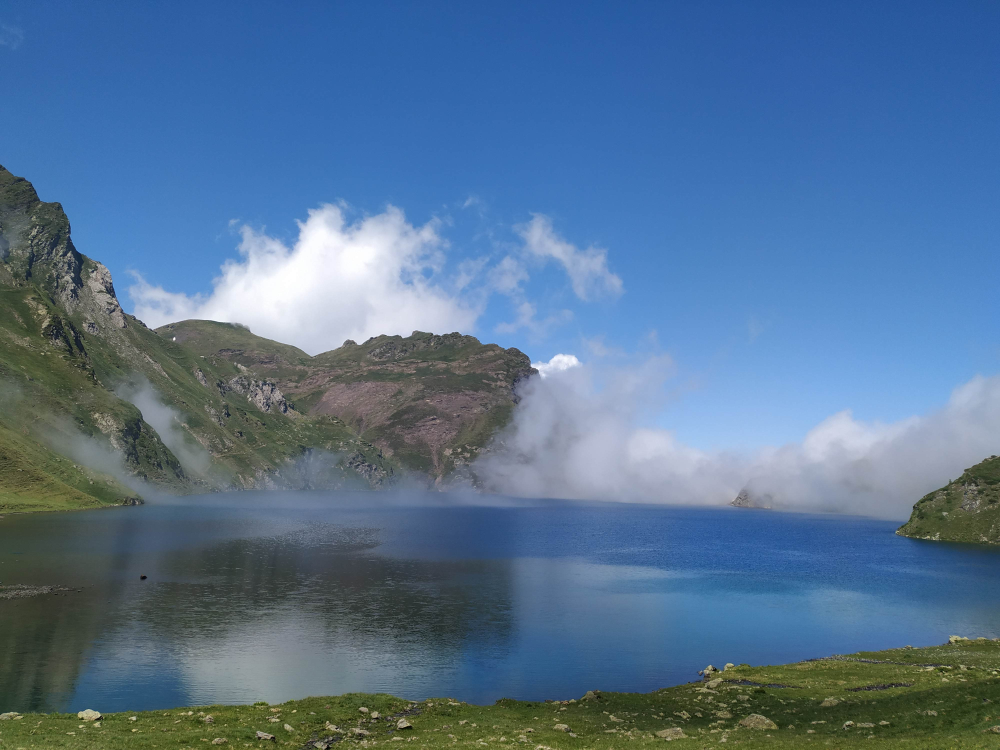
#> input picture landscape.bmp, 4000 x 3000 px (shown at 1/4 size)
$ jupyter execute --allow-errors TP_3.ipynb
#> lines starting #> are read from the running program, lines starting #| are printed output that depends on the picture
# Image Deconvolution with Regularization

This numerical tour explores the use of
Sobolev and TV regularizations to perform image deconvolution.

## Imports

[cell 1]
import numpy as np
import matplotlib.pyplot as plt
from PIL import Image
plt.gray()

# seeding the code makes the results reproducible
# change the seed to get new realizations of numpy random variables
np.random.seed(33)

## The setting

This tour focuses on the deconvolution problem. We have a blurry and noisy measurement:
$$y=\Phi f_0 + w = f_0 \star h + w$$
where $h$ is the filter (low pass) and $w$ white Gaussian noise.

We consider variational deconvolution methods, that look for:
 $$f^\star \in \text{argmin}_f \frac{1}{2}\|y-\Phi f\|^2 + \lambda J(f)$$
where $J(f)$ is a prior energy.

In this tour we will consider a simple L2 prior (the image is assumed to have a bounded energy), a Sobolev prior
(the image is uniformly smooth) and an approximate total variation prior (the
image has edges of bounded perimeter).

Note that the parameter $\lambda$ should be carefully chosen to fit the
noise level.

## Image Blurring

Deconvolution corresponds to removing a blur from an image.
We use here a Gaussian blur.

First we load the image.

[cell 2]
# Download any image you want and put it in the same directory as this script, in the bmp format: 'name_of_image.bmp'
f0 = Image.open('landscape.bmp') # Change the name if needed
#> f0 is the input picture: PIL image 4000x3000 RGB; mean R, G, B 84.7, 115, 146.4

n = 256
f0 = f0.resize((n, n)) # Resize image
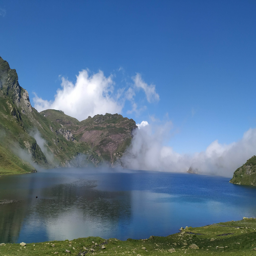
#> f0: PIL image 256x256 RGB; mean R, G, B 84.7, 115, 146.4

f0 = f0.convert('L') # Image to grayscale
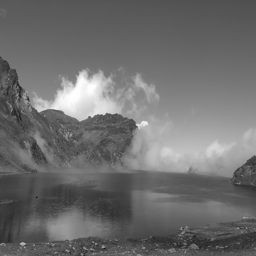
#> f0: PIL image 256x256 L; min 19, max 255, mean 109.5
f0 = np.array(f0) # Convert to numpy array
f0 = f0 / f0.max() # Values are now in [0, 1]
#> f0: shape (256, 256) float64

plt.axis('off')
plt.imshow(f0); # Display image

We build a convolution kernel.
Since we are going to use Fourier to compute the convolution,
we set the center of the kernel in the (1,1) pixel location.

[cell 3]
# Grid
x = np.concatenate((np.arange(0, n // 2), np.arange(-n // 2, 0)))
[Y, X] = np.meshgrid(x, x)

print('X = ', X)
print('Y = ', Y)

# Kernel h
s = 3
h = np.exp((-X ** 2 -Y ** 2) / (2 * s ** 2))
h /= sum(h.flatten())

We assign a name to the Fourier transform $\hat h$ (which should be real because of symmetry).

[cell 4]
hF = np.real(np.fft.fft2(h))

Display the kernel and its transform.
We use `fftshift` to center the filter for display.

[cell 5]
plt.subplot(1, 2, 1)
plt.axis('off')
plt.title('Filter')
plt.imshow(np.fft.fftshift(h))

plt.subplot(1, 2, 2)
plt.axis('off')
plt.title('Fourier transform')
plt.imshow(np.fft.fftshift(hF))

plt.show()
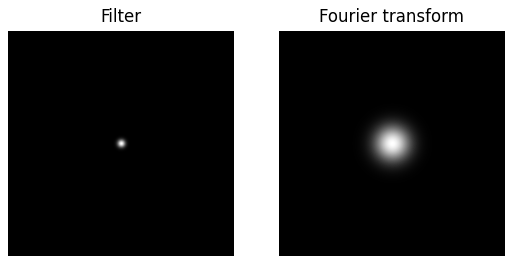
#> figure drawn by matplotlib, 2 panels

We use this short hand for the filtering.
Note that this is a symmetric operator.

[cell 6]
Phi = lambda x, h: np.real(np.fft.ifft2(np.fft.fft2(x) * np.fft.fft2(h)))

We use `Phi`, and NumPy's `random` module to compute $y = \Phi f_0 + w$.

[cell 7]
sigma = .02
y = Phi(f0, h) + np.random.randn(n,n) * sigma
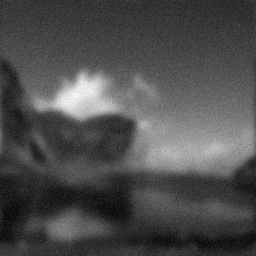
#> y: shape (256, 256) float64; min 0.162, max 1.04, mean 0.429; drawn with min black and max white

Display.

[cell 8]
snr = lambda x, y: 20 * np.log10(np.linalg.norm(x) / np.linalg.norm(x - y))

[cell 9]
plt.title('Observation, SNR={:.2f} dB'.format(snr(f0, y)))
plt.axis('off')
plt.imshow(y)
plt.show()

## Deconvolution with L2 Regularization

Deconvolution without regularization is obtained by dividing the Fourier transform of $y$ by $\hat h$:
 $$f^\star(\omega) = \frac{\hat y(\omega)}{\hat h(\omega)} = \hat f_0(\omega) + \hat w(\omega)/{\hat h(\omega)}.$$
Unfortunately this creates an explosion of the Noise. To avoid this explosion, we add a simple L2 regularization:
 $$f^{\star} = \text{argmin}_f \: \|y-\Phi f\|^2 + \lambda \|f\|^2.$$
Since the filtering is diagonalized over Fourier, the solution in the Fourier domain reads
 $$\hat f^\star_k(\omega) = \frac{\hat y_k(\omega) \overline{\hat h_k(\omega)}}{ |\hat h_k(\omega)|^2 + \lambda }.$$

Fourier transform of the observation:

[cell 10]
yF = np.fft.fft2(y)

We set a value for the regularization parameter:

[cell 11]
Lambda = 0.02

**Question 1:** Compute $f^\star$ and display the deconvoluted image and its SNR.

[cell 12]
fF = ...
f = ...
#> (the rest of this cell did not finish here and is left out)

**Question 2:** Plot the SNR for $\lambda\le 0.05$. Display the deconvoluted image obtained with the best $\lambda$.

[cell 13]
Lambdas = np.linspace(0.001, 0.05)
def deconvolve_L2(Lambda):
    ...
#> (the rest of this cell did not finish here and is left out)

[cell 14]
...

## Deconvolution via Sobolev Regularization

L2 regularization did not perform any denoising. To remove some noise, we
can penalize high frequencies using Sobolev regularization. The Sobolev prior reads (note the conversion from spatial domain to Fourier domain)
 $$J(f) = \sum_x \|\nabla f(x)\|^2 = \sum_{\omega} S(\omega) \|\hat f(\omega)\|^2 $$
where $S(\omega)=\|\omega\|^2$.

Since this prior can be written over the Fourier domain, one can compute
the solution to the deblurring with Sobolev prior simply with the Fourier
coefficients:
 $$\hat f^\star(\omega) = \frac{\hat y(\omega) \overline{\hat h(\omega)}}{ \|\hat h(\omega)\|^2 + \lambda S(\omega) }$$

Recall we have a grid $X, Y$. We compute the Sobolev regularization (rescaled between 0 and 1):

[cell 15]
S = (X ** 2 + Y ** 2) * (2 / n) ** 2

**Question 3:** Again, find the optimal Lambda for this method and display the best deconvoluted image.

[cell 16]
def deconvolve_sobolev(Lambda):
    ...

Lambdas = np.linspace(0.001, 1.)
#> (the rest of this cell did not finish here and is left out)

[cell 17]
...

## Deconvolution by Total Variation Regularization

Sobolev regularization denoises but also tends to blur the
edges, thus leading to poor results on cartoon images.

The TV prior is able to better reconstruct sharp edges. It reads:
 $$J(f) = \sum_x \| \nabla f(x)\|$$

With respect to the Sobolev energy, it simply corresponds to taking
the L1 norm instead of the L2 norm, thus dropping the square in the
functional.

Unfortunately, the TV functional $J(f)$ is not a smooth function of the image
$f$. It thus requires the use of advanced convex optimization methods to
be minimized for regularization.

An alternative is to replace the absolute value by a smooth absolute value.
The smoothed TV norm reads:
 $$J(f) = \sum_x \sqrt{\|\nabla f(x)\|^2+\varepsilon^2}$$

When $\varepsilon$ gets close to zero, the smoothed energy becomes closer to
the original total variation, but the optimization becomes more
difficult. When $\varepsilon$ becomes large, the smoothed energy becomes
closer to the Sobolev energy, thus blurring the edges.

Unfortunately, this prior is non-quadratic, and cannot be expressed over
the Fourier domain. One thus needs to use an iterative scheme such as a
gradient descent to approximate the solution.

An iteration of the gradient descent reads:
 $$f^{(k+1)} = f^{(k)} - \tau \left( h \star (h \star f^{(k)} - y) +  \lambda \text{Grad} J(f^{(k)})  \right)$$

The gradient of the smoothed TV energy is:
 $$\text{Grad} J(f) = -\text{div}\left( \frac{\nabla f}{ \sqrt{\|\nabla f\|^2+\varepsilon^2} } \right)$$

[cell 18]
epsilon = 4e-2 # Regularization parameter for the TV norm
Lambda = 6e-1 # Regularization parameter

The value of $\tau$, the step size, should be strictly smaller than $\frac{2}{L}$, with $L$ the
Lipschitz constant of the Gradient of the functional to be minimized.

[cell 19]
tau = 1.9 / (1 + Lambda * 8 / epsilon)

In order to perform the gradient descent, we need to define the discretized gradient and div.

[cell 20]
def grad(f):
    s0 = np.concatenate((np.arange(1, f.shape[0]), [0]))
    s1 = np.concatenate((np.arange(1, f.shape[1]), [0]))
    return np.dstack((f[s0, :] - f, f[:, s1] - f))

def div(g):
    s0 = np.concatenate(([g.shape[0] - 1], np.arange(0, g.shape[0] - 1)))
    s1 = np.concatenate(([g.shape[1] - 1], np.arange(0, g.shape[1] - 1)))
    return (g[:, :, 0] - g[s0, :, 0]) + (g[:, :, 1] - g[:, s1, 1])

We can check that the discretized grad and -div are adjoint one of each other.

[cell 21]
a = np.random.randn(n, n)
b = np.random.randn(n, n, 2)
dotp = lambda x,y: sum(x.flatten() * y.flatten())

print("Should be 0: " + str(dotp(grad(a), b) + dotp(a, div(b))))

Let us start the gradient descent. First, the initialization:

[cell 22]
fTV = y.copy() # initialization

**Question 4:** Compute the gradient of the smoothed TV functional $J$
 $$\text{Grad} J(f) = -\text{div}\left( \frac{\nabla f}{ \sqrt{\|\nabla f\|^2+\varepsilon^2} } \right).$$

[cell 23]
g = grad(fTV)
def grad_J(g):
    ...
G = grad_J(g)

**Question 5:** Compute the smoothed TV norm of $J$
 $$J(f) = \sum_x \sqrt{\|\nabla f(x)\|^2+\varepsilon^2}.$$

[cell 24]
def J(g): # g is grad(fTV)
    ...

#> (the rest of this cell did not finish here and is left out)

**Question 6:** Implement a step of gradient descent  $$f^{(k+1)} = f^{(k)} - \tau \left( h \star (h \star f^{(k)} - y) +  \lambda \text{Grad} J(f^{(k)})  \right).$$ Recall that the convolution operator was denoted `Phi`.

[cell 25]
def full_grad(fTV, Lambda=Lambda):
    ...

#> (the rest of this cell did not finish here and is left out)

**Question 7:** Perform the deblurring by gradient descent.
Keep track of the function being minimized: $\lVert y - f\star h\rVert^2 + \lambda J(f)$.

[cell 26]
niter = 300
threshold = 1e-2
loss = []
fTV = y.copy()
...
#> (the rest of this cell did not finish here and is left out)

[cell 27]
plt.ylabel('Loss')
plt.xlabel('Iteration')
plt.plot(loss)
plt.show()
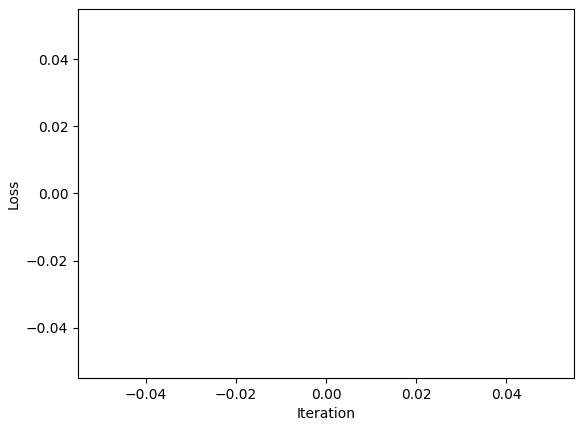
#> figure drawn by matplotlib, 1 panel
